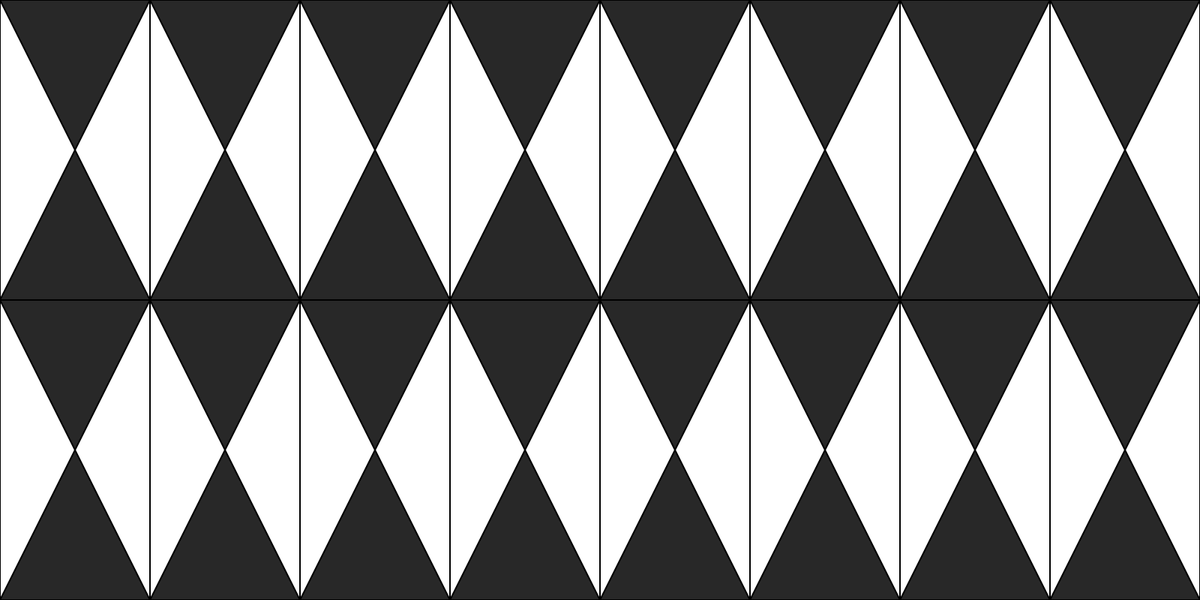
Frame 1 (no input)
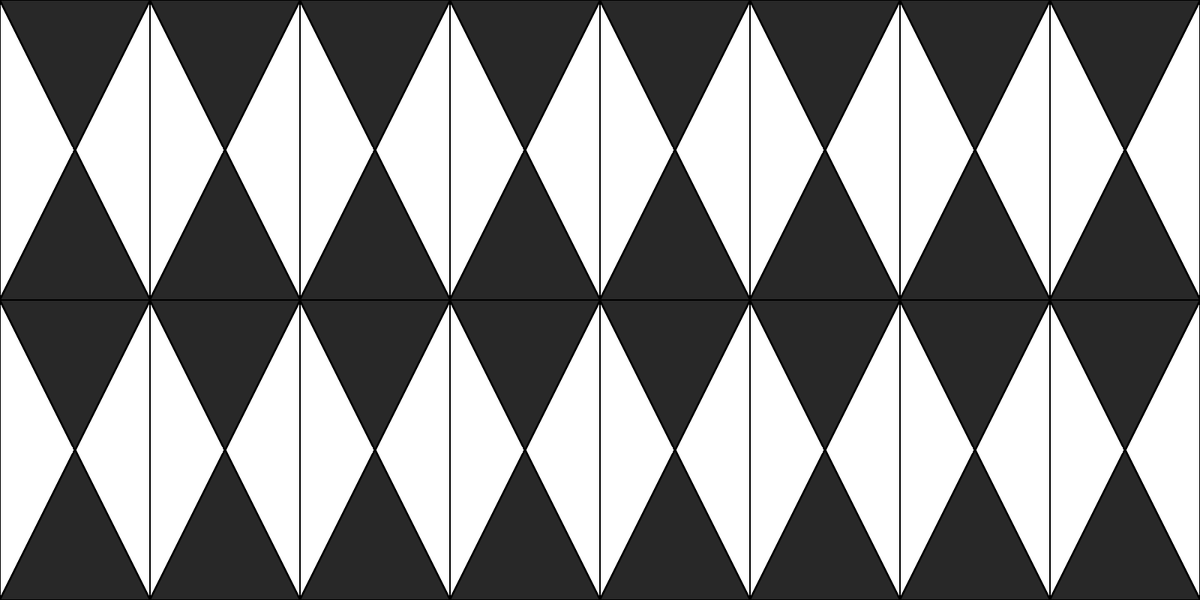
Frame 60 (no input)
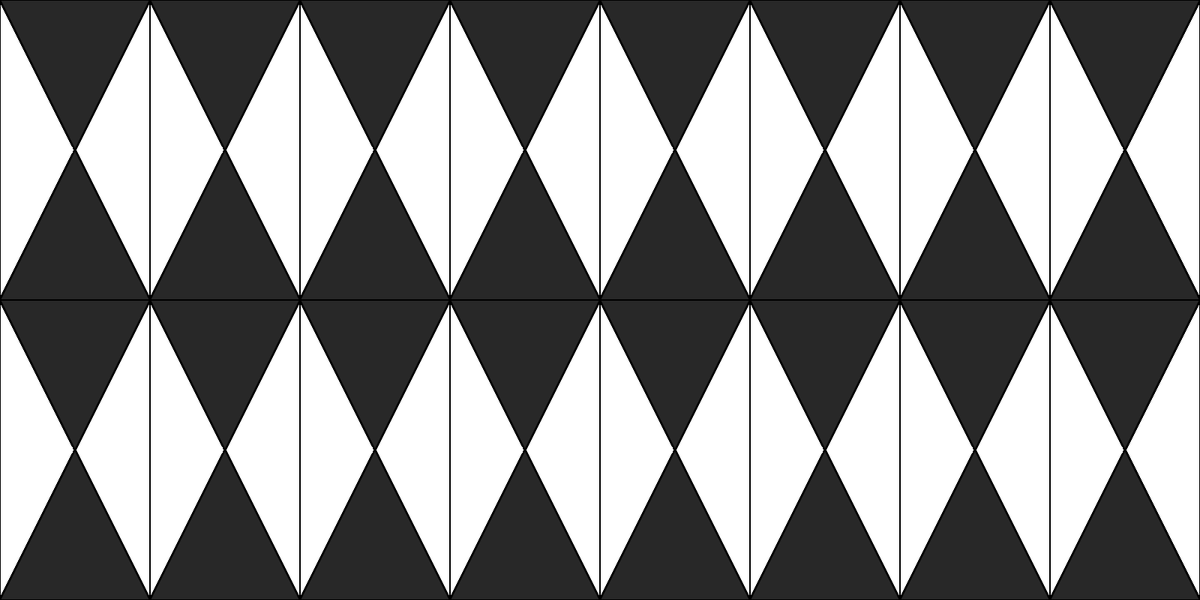
Frame 120 (the mouse pressed at the canvas centre since frame 60)

The p5.js sketch that drew these frames (run headless with seeded random() and noise() and a simulated clock; from frame 60 on, the mouse is pressed at the canvas centre):

// p5.js sketch
// ── sketch.js
function setup() {
  createCanvas(1600, 800);
  background(255);
  strokeWeight(2);
  stroke(0);
  noFill();
}

function draw() {
  let stepsx = 200;
  let stepsy = 400;
  for (var x = 0; x < width; x += stepsx) {
    for (var y = 0; y < height; y += stepsy) {

      noFill();
      beginShape();
      vertex(0 + x, 0 + y);
      vertex(200 + x, 0 + y);
      vertex(200 + x, 400 + y);
      vertex(0 + x, 400 + y);
      endShape(CLOSE);

      fill(40);
      triangle(0 + x, 0 + y, 100 + x, 200 + y, 200 + x, 0 + y);
      triangle(0 + x, 400 + y, 100 + x, 200 + y, 200 + x, 400 + y);
      //
      // fill(50);
      // triangle(0 + x, 400 + y, 100 + x, 300 + y, 200 + x, 400 + y);
      // triangle(0 + x, 0 + y, 100 + x, 100 + y, 200 + x, 0 + y);
      //
      // fill(60);
      // triangle(0 + x, 100 + y, 100 + x, 200 + y, 0 + x, 300 + y);
      // triangle(200 + x, 100 + y, 100 + x, 200 + y, 200 + x, 300 + y);
      //
      // line(0 + x, 200 + y, 200 + x, 200 + y);
      // line(100 + x, 100 + y, 100 + x, 300 + y);
    }
  }
}
